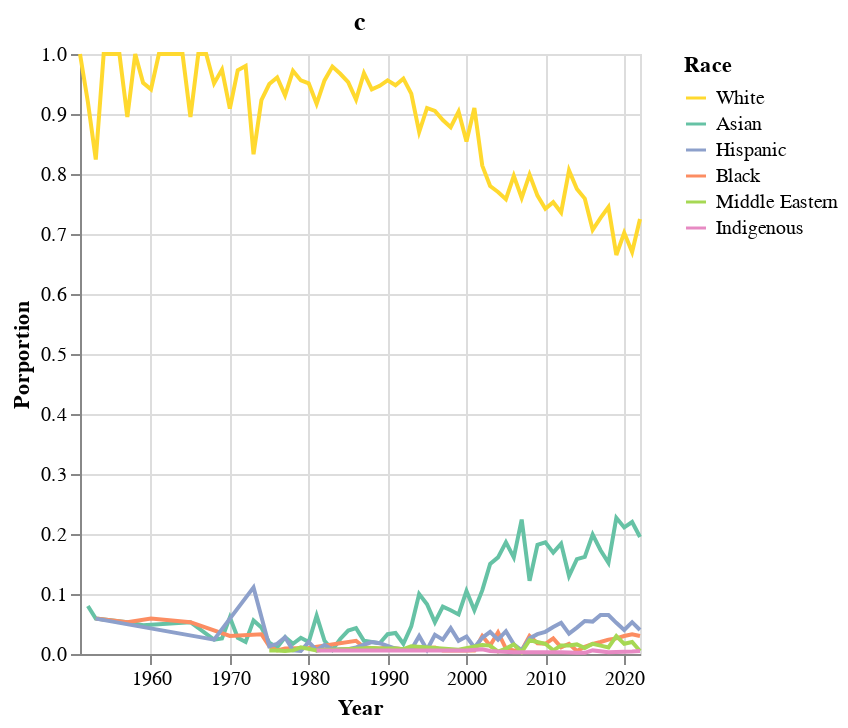

Here is the notebook cell this chart was saved with:
### Code cell
race_prop_chart = alt.Chart(transform_year(race_ts)).mark_line().encode(
    x = alt.X(
        'year',
        title = 'Year',
    ),
    y = alt.Y(
        'prop',
        title = 'Porportion',
    ),
    color = alt.Color(
        'racepred',
        title = 'Race',
        scale=alt.Scale(domain=['White', 'Asian', 'Hispanic', 'Black', 'Middle Eastern', 'Indigenous'],
                      range=[race_color_dict[x] for x in [
                          'White', 'Asian', 'Hispanic', 'Black', 'Middle Eastern', 'Indigenous']]),
    )
).properties(
    title = 'c',
    height=300,
    width=280
)

# .configure_axis(
#     labelFontSize=13,
#     titleFontSize=20
# ).configure_legend(
#     titleFontSize=16,
#     labelFontSize=16
# ).configure_title(
#     anchor='start',
#     fontSize=22
# )

race_prop_chart

### Figure 1 — Vega-Lite specification as saved in the notebook (floating-point values rounded to 4 significant figures; data arrays with more than 128 entries replaced by an {"elided": "..."} marker saying what was removed)
{"config": {"view": {"continuousWidth": 400, "continuousHeight": 300}}, "data": {"name": "data-6edd26473e9f42f895ea251a62327936"}, "mark": "line", "encoding": {"color": {"field": "racepred", "scale": {"domain": ["White", "Asian", "Hispanic", "Black", "Middle Eastern", "Indigenous"], "range": ["#ffd92f", "#66c2a5", "#8da0cb", "#fc8d62", "#a6d854", "#e78ac3"]}, "title": "Race", "type": "nominal"}, "x": {"field": "year", "title": "Year", "type": "temporal"}, "y": {"field": "prop", "title": "Porportion", "type": "quantitative"}}, "height": 300, "title": "c", "width": 280, "$schema": "https://vega.github.io/schema/vega-lite/v4.17.0.json", "datasets": {"data-6edd26473e9f42f895ea251a62327936": {"elided": "271 records"}}}
